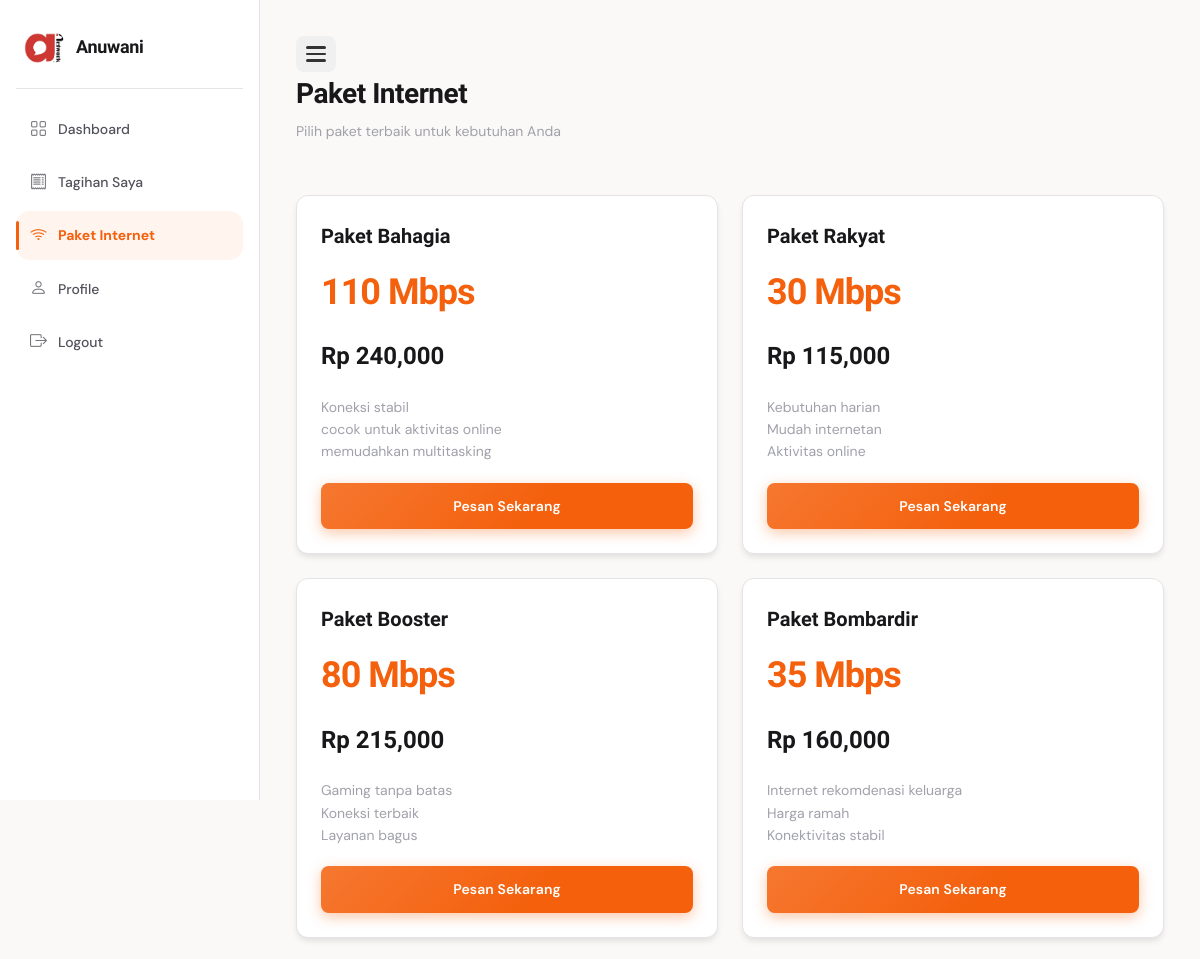
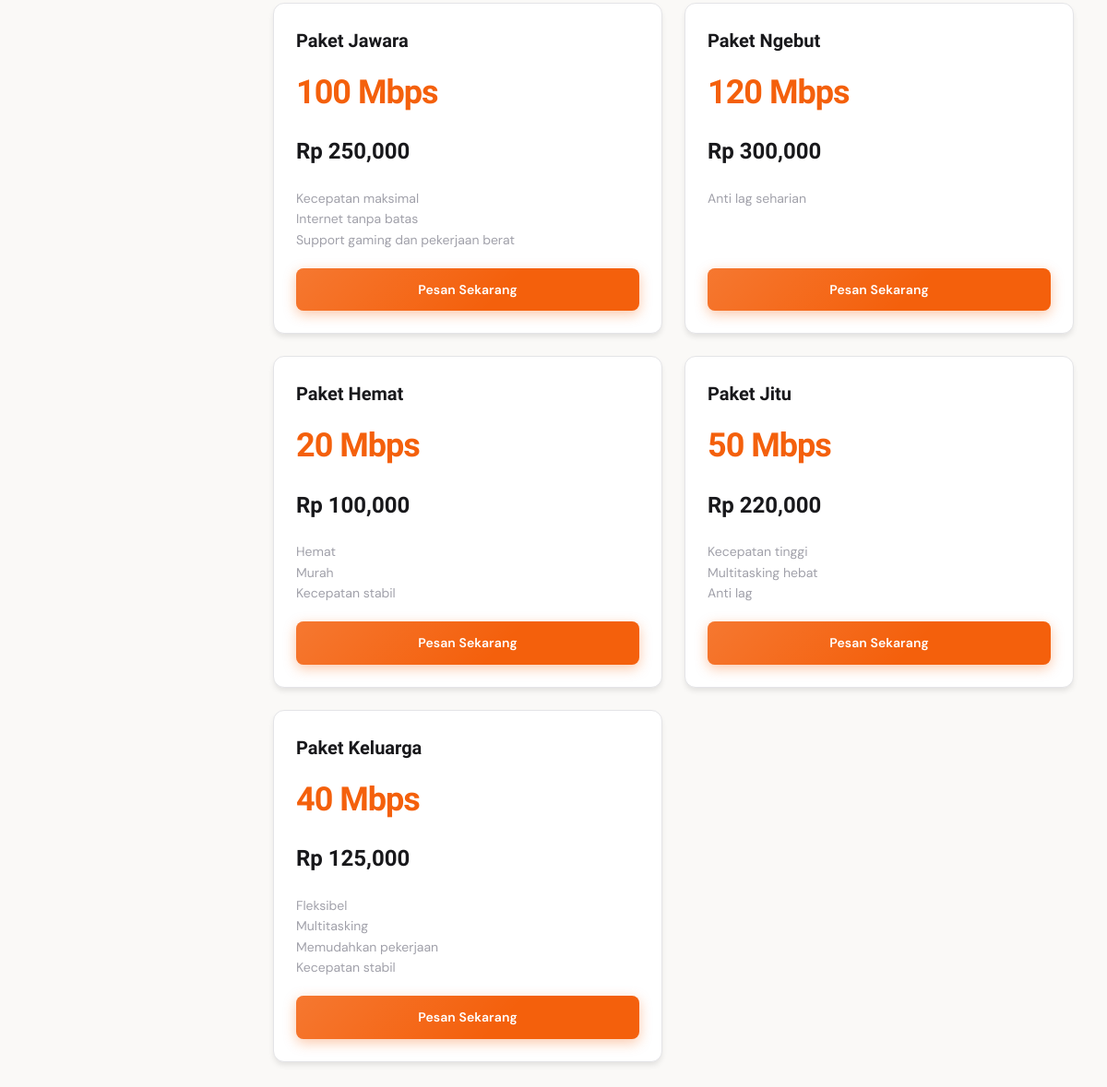
Page /customer/paket/index.php (signed in) on the committed database (2 pictures, top to bottom).
### tables this page shows
CREATE TABLE `tb_paket` (
  `id_paket` int(11) NOT NULL,
  `nama_paket` varchar(100) NOT NULL,
  `harga` int(11) NOT NULL,
  `kecepatan` varchar(50) NOT NULL,
  `deskripsi` text DEFAULT NULL,
  `status` enum('aktif','nonaktif') DEFAULT 'aktif'
);

### customer/paket/index.php (the view, shortened to what this page needs)
<?php
require_once __DIR__ . '/../../koneksi.php';
$id_user = $_SESSION['id_user'] ?? '';
$queryCustomer = mysqli_query($koneksi, "SELECT * FROM tb_customer WHERE id_user = '$id_user'");
$customer = mysqli_fetch_assoc($queryCustomer);
$id_customer = $customer['id_customer'] ?? '';
$cek_langganan = mysqli_query($koneksi, "
    SELECT l.*, p.harga
    FROM tb_langganan l
    JOIN tb_paket p ON l.id_paket = p.id_paket
    WHERE l.id_customer = '$id_customer'
    AND l.status_langganan IN ('aktif','suspend')
    LIMIT 1
    ");
$langganan = mysqli_fetch_assoc($cek_langganan);
$data = mysqli_query($koneksi, "SELECT * FROM tb_paket WHERE status='aktif' ORDER BY id_paket DESC");
?>
<!DOCTYPE html>
<html lang="id">
<head>
    <link rel="stylesheet" href="../../assets/css/style.css">
    <link rel="stylesheet" href="https://cdn.jsdelivr.net/npm/bootstrap-icons@1.11.3/font/bootstrap-icons.min.css">
</head>
<body>
<div class="dashboard-layout">
    <div class="sidebar">
        <div class="sidebar-logo">
            <img src="../../assets/images/logo.png">
            <h2>Anuwani</h2>
        </div>
        <ul class="sidebar-menu">
            <li>
                <a href="../index.php">
                    <i class="bi bi-grid"></i>
                    <span>Dashboard</span>
                </a>
            </li>
            <li>
                <a href="../tagihan/index.php">
                    <i class="bi bi-receipt"></i>
                    <span>Tagihan Saya</span>
                </a>
            </li>
            <li>
                <a href="../paket/index.php" class="active">
                    <i class="bi bi-wifi"></i>
                    <span>Paket Internet</span>
                </a>
            </li>
            <li>
                <a href="../profile/index.php">
                    <i class="bi bi-person"></i>
                    <span>Profile</span>
                </a>
            </li>
            <li>
                <a href="#" onclick="openLogoutModal()">
                    <i class="bi bi-box-arrow-right"></i>
                    <span>Logout</span>
                </a>
            </li>
        </ul>
    </div>
    <div class="dashboard-content">
        <div class="topbar">
            <button class="sidebar-toggle" id="sidebarToggle">
                <span></span>
                <span></span>
                <span></span>
            </button>
            <div>
                <h1>Paket Internet</h1>
                <p>Pilih paket terbaik untuk kebutuhan Anda</p>
            </div>
        </div>
        <div class="paket-grid">
            <?php while ($paket = mysqli_fetch_assoc($data)) : ?>
                <div class="customer-paket-card">
                    <h3><?= $paket['nama_paket']; ?></h3>
                    <h1><?= $paket['kecepatan']; ?> </h1>
                    <h2>Rp <?= number_format($paket['harga']); ?></h2>
                    <p><?= nl2br($paket['deskripsi']); ?></p>
                    <?php if (!$langganan) : ?>
                        <a href="../pemasangan/index.php?id=<?= $paket['id_paket']; ?>" class="btn-orange">Pesan Sekarang</a>
                    <?php endif; ?>
                </div>
            <?php endwhile; ?>
        </div>
    </div>
</div>
</body>
</html>

### assets/css/style.css (style rules this page uses)
:root { --primary: #f4600c; --primary-light: #ff8a3d; --primary-glow: rgba(244, 96, 12, 0.18); --primary-soft: #fff4ee; --dark: #18181b; --dark-2: #27272a; --mid: #52525b; --muted: #a1a1aa; --line: #e4e4e7; --surface: #ffffff; --surface-2: #fafafa; --surface-3: #f5f5f4; --bg: #faf9f7; --shadow-sm: 0 1px 3px rgba(0,0,0,.06), 0 1px 2px rgba(0,0,0,.04); --shadow-md: 0 4px 16px rgba(0,0,0,.08), 0 2px 6px rgba(0,0,0,.04); --shadow-lg: 0 12px 40px rgba(0,0,0,.10), 0 4px 12px rgba(0,0,0,.05); --shadow-xl: 0 24px 60px rgba(0,0,0,.12), 0 8px 20px rgba(0,0,0,.06); --shadow-orange: 0 8px 32px rgba(244,96,12,.28); --radius-sm: 8px; --radius-md: 14px; --radius-lg: 22px; --radius-xl: 32px; --transition: all .22s cubic-bezier(.4,0,.2,1); --font-body: 'DM Sans', sans-serif; --font-display: 'Plus Jakarta Sans', sans-serif; }
*, *::before, *::after { margin: 0; padding: 0; box-sizing: border-box; }
html { scroll-behavior: smooth; }
body { font-family: var(--font-body); font-size: 15px; line-height: 1.6; color: var(--dark); background-color: var(--bg); overflow-x: hidden; -webkit-font-smoothing: antialiased; }
img { max-width: 100%; display: block; }
a { text-decoration: none; }
.btn-orange { display: inline-flex; align-items: center; justify-content: center; gap: 8px; padding: 13px 28px; border: none; border-radius: var(--radius-md); background: var(--primary); color: #fff; font-family: var(--font-body); font-weight: 700; font-size: 14px; letter-spacing: .1px; cursor: pointer; transition: var(--transition); box-shadow: 0 4px 14px rgba(244,96,12,.35); position: relative; overflow: hidden; }
.btn-orange::after { content: ''; position: absolute; inset: 0; background: linear-gradient(135deg, rgba(255,255,255,.15) 0%, transparent 60%); border-radius: inherit; }
.paket-grid { display: grid; grid-template-columns: repeat(auto-fit, minmax(270px, 1fr)); gap: 22px; }
.dashboard-layout { display: flex; min-height: 100vh; background: var(--bg); }
.sidebar { width: 248px; min-width: 248px; background: var(--surface); padding: 24px 16px; border-right: 1px solid var(--line); position: sticky; top: 0; height: 100vh; overflow-y: auto; display: flex; flex-direction: column; }
.sidebar-logo { display: flex; align-items: center; gap: 12px; padding: 8px 8px 24px; border-bottom: 1px solid var(--line); margin-bottom: 16px; }
.sidebar-logo img { width: 40px; border-radius: 10px; }
.sidebar-logo h2 { font-family: var(--font-display); font-size: 18px; font-weight: 800; color: var(--dark); letter-spacing: -.3px; }
.sidebar ul { list-style: none; padding: 0; }
.sidebar ul li { margin-bottom: 4px; }
.sidebar ul li a { display: flex; align-items: center; gap: 11px; padding: 11px 14px; border-radius: var(--radius-md); color: var(--mid); font-size: 14px; font-weight: 500; transition: var(--transition); position: relative; }
.sidebar ul li a i { font-size: 17px; opacity: .8; }
.sidebar ul li a.active { background: var(--primary-soft); color: var(--primary); font-weight: 700; }
.sidebar ul li a.active i { opacity: 1; }
.sidebar ul li a.active::before { content: ''; position: absolute; left: 0; top: 20%; bottom: 20%; width: 3px; border-radius: 2px; background: var(--primary); }
.dashboard-content { flex: 1; min-width: 0; padding: 36px 36px; overflow-x: hidden; }
.topbar { margin-bottom: 32px; }
.topbar h1 { font-family: var(--font-display); font-size: 28px; font-weight: 800; letter-spacing: -.5px; color: var(--dark); }
.topbar p { color: var(--muted); font-size: 14px; margin-top: 4px; }
.customer-paket-card { background: var(--surface); padding: 30px; border-radius: var(--radius-lg); border: 1px solid var(--line); transition: var(--transition); }
.customer-paket-card h3 { font-family: var(--font-display); font-size: 20px; font-weight: 700; margin-bottom: 12px; }
.customer-paket-card h1 { font-family: var(--font-display); font-size: 36px; color: var(--primary); font-weight: 800; margin-bottom: 16px; letter-spacing: -1px; }
.customer-paket-card p { color: var(--muted); margin-bottom: 20px; min-height: 48px; font-size: 14px; }
.customer-paket-card h2 { font-family: var(--font-display); margin-bottom: 20px; font-size: 24px; font-weight: 800; }

### rows in the picture
tb_paket: nama_paket "Paket Bahagia", kecepatan "110 Mbps", harga "240,000", deskripsi "Koneksi stabil cocok untuk aktivitas online memudahkan multitasking"
tb_paket: nama_paket "Paket Rakyat", kecepatan "30 Mbps", harga "115,000", deskripsi "Kebutuhan harian Mudah internetan Aktivitas online"
tb_paket: nama_paket "Paket Booster", kecepatan "80 Mbps", harga "215,000", deskripsi "Gaming tanpa batas Koneksi terbaik Layanan bagus"
tb_paket: nama_paket "Paket Bombardir", kecepatan "35 Mbps", harga "160,000", deskripsi "Internet rekomdenasi keluarga Harga ramah Konektivitas stabil"
tb_paket: nama_paket "Paket Jawara", kecepatan "100 Mbps", harga "250,000", deskripsi "Kecepatan maksimal Internet tanpa batas Support gaming dan pekerjaan berat"
tb_paket: nama_paket "Paket Ngebut", kecepatan "120 Mbps", harga "300,000", deskripsi "Anti lag seharian"
tb_paket: nama_paket "Paket Hemat", kecepatan "20 Mbps", harga "100,000", deskripsi "Hemat Murah Kecepatan stabil"
tb_paket: nama_paket "Paket Jitu", kecepatan "50 Mbps", harga "220,000", deskripsi "Kecepatan tinggi Multitasking hebat Anti lag"
tb_paket: nama_paket "Paket Keluarga", kecepatan "40 Mbps", harga "125,000", deskripsi "Fleksibel Multitasking Memudahkan pekerjaan Kecepatan stabil"
